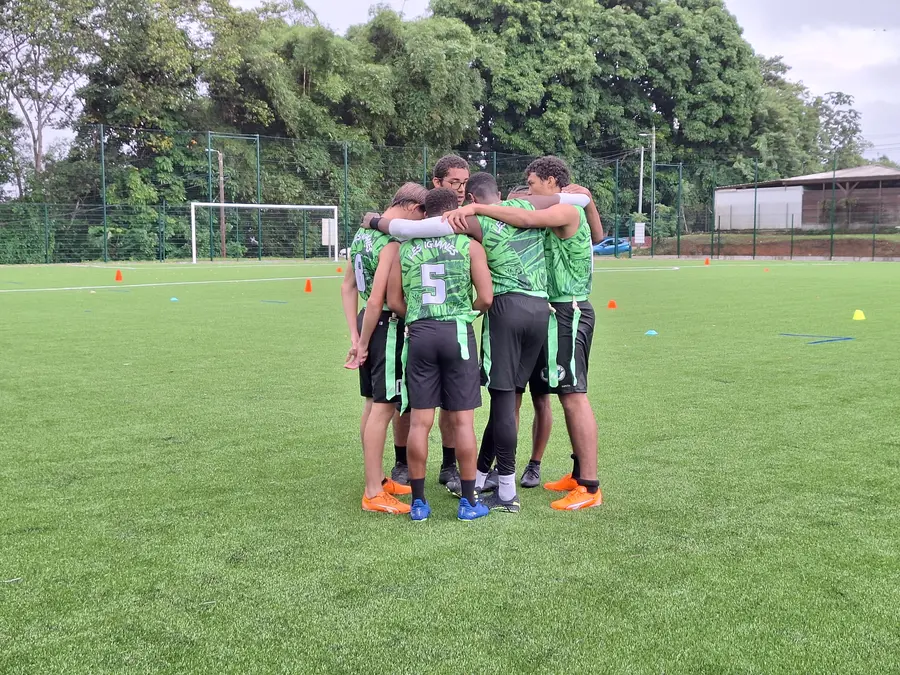
#> input picture assets-mobile/03-groupe/img-0968.webp, 900 x 675 px; its folder holds only this picture in this run
$ python -i cluster-portraits-by-person.py   (imports and definitions only)
#> lines starting #> are read from the running program, lines starting #| are printed output that depends on the picture
#!/usr/bin/env python3
from pathlib import Path
import math
import shutil

import cv2
import numpy as np

BASE = Path("assets/02-portraits")
OUT = Path("assets/02-portraits-by-person")
CASCADE = cv2.data.haarcascades + "haarcascade_frontalface_default.xml"


def face_descriptor(img_path: Path):
#> called with img_path = 'assets-mobile/03-groupe/img-0968.webp'
    img = cv2.imread(str(img_path))
#> img is the input picture: shape (675, 900, 3); mean B, G, R 112.7, 149.4, 131.1
    if img is None:
        return None
    gray = cv2.cvtColor(img, cv2.COLOR_BGR2GRAY)
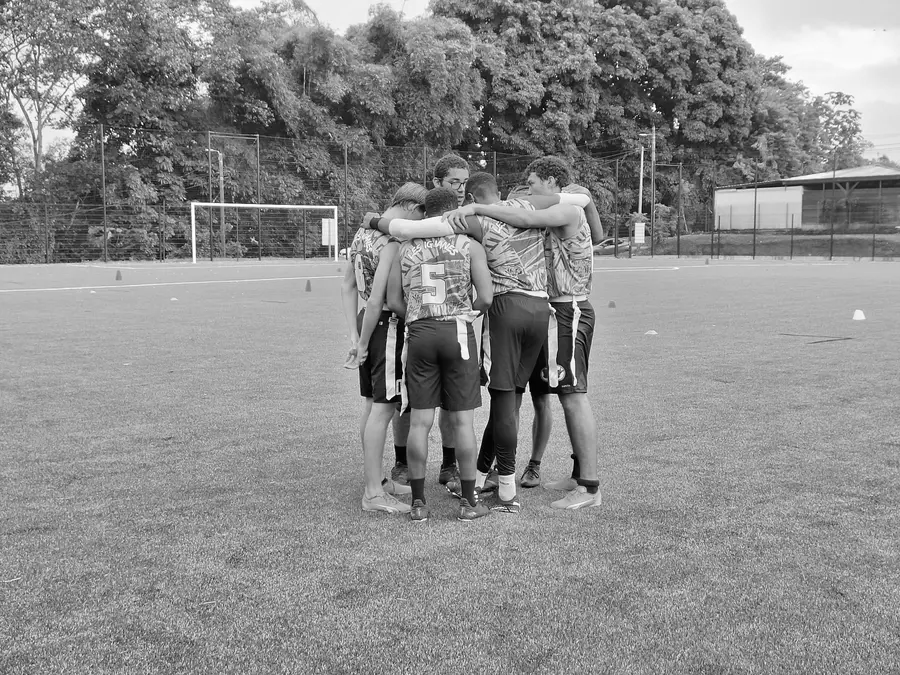
#> gray: shape (675, 900); min 0, max 255, mean 139.7
    detector = cv2.CascadeClassifier(CASCADE)
    faces = detector.detectMultiScale(gray, scaleFactor=1.1, minNeighbors=4, minSize=(48, 48))
#> faces = [[403, 406, 55, 55]]
    if len(faces) == 0:
        return None
    # Pick the largest face in the frame.
    x, y, w, h = max(faces, key=lambda r: r[2] * r[3])
#> x = 403; y = 406; w = 55; h = 55
    pad = int(0.18 * max(w, h))
#> pad = 9
    x0 = max(0, x - pad)
#> x0 = 394
    y0 = max(0, y - pad)
#> y0 = 397
    x1 = min(img.shape[1], x + w + pad)
#> x1 = 467
    y1 = min(img.shape[0], y + h + pad)
#> y1 = 470
    crop = img[y0:y1, x0:x1]
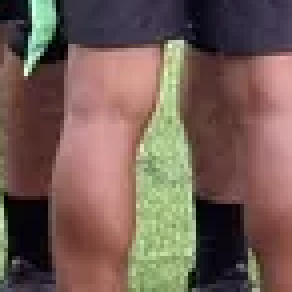
#> crop: shape (73, 73, 3) (shown 4 times larger); mean B, G, R 84.6, 93.5, 115.8
    if crop.size == 0:
        return None
    crop = cv2.resize(crop, (96, 96), interpolation=cv2.INTER_AREA)
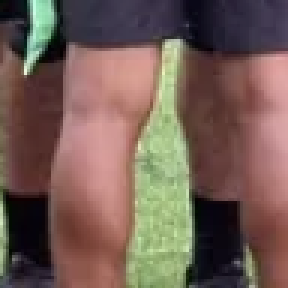
#> crop: shape (96, 96, 3) (shown 3 times larger); mean B, G, R 84.5, 93.4, 115.7
    hsv = cv2.cvtColor(crop, cv2.COLOR_BGR2HSV)
#> hsv: shape (96, 96, 3); mean H, S, V 51.4, 92.4, 121.8
    # Compact descriptor: grayscale face texture + color distribution.
    gray_small = cv2.cvtColor(crop, cv2.COLOR_BGR2GRAY).astype(np.float32) / 255.0
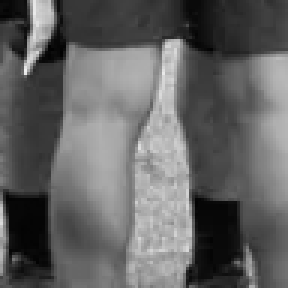
#> gray_small: shape (96, 96) float32 (shown 3 times larger); min 0.00392, max 0.941, mean 0.388
    hist_h = cv2.calcHist([hsv], [0], None, [16], [0, 180]).flatten()
#> hist_h = [4537, 320, 189, 801, 462, 61, 180, 51, 47, 54, 199, 1226, 277, 75, 102, 635]
    hist_s = cv2.calcHist([hsv], [1], None, [16], [0, 256]).flatten()
#> hist_s = [20, 65, 220, 789, 2437, 2026, 1600, 1157, 433, 135, 117, 107, 29, 28, 25, 28]
    hist_v = cv2.calcHist([hsv], [2], None, [16], [0, 256]).flatten()
#> hist_v = [410, 483, 309, 396, 933, 1110, 637, 653, 579, 558, 670, 903, 951, 557, 57, 10]
    vec = np.concatenate([gray_small.flatten(), hist_h, hist_s, hist_v]).astype(np.float32)
#> vec = 9264 values, max 4537 at index 9216, min 0.00392 at index 1652, mean 3.37
    vec /= (np.linalg.norm(vec) + 1e-8)
#> vec = 9264 values, max 0.675 at index 9216, min 5.83e-07 at index 1652, mean 0.000501
    return vec


# [58 lines left out: functions cluster, main, not called in this run]


# [2 lines not run here, left out]

>>> result = face_descriptor('assets-mobile/03-groupe/img-0968.webp')
#> result has the same summary as vec in face_descriptor
